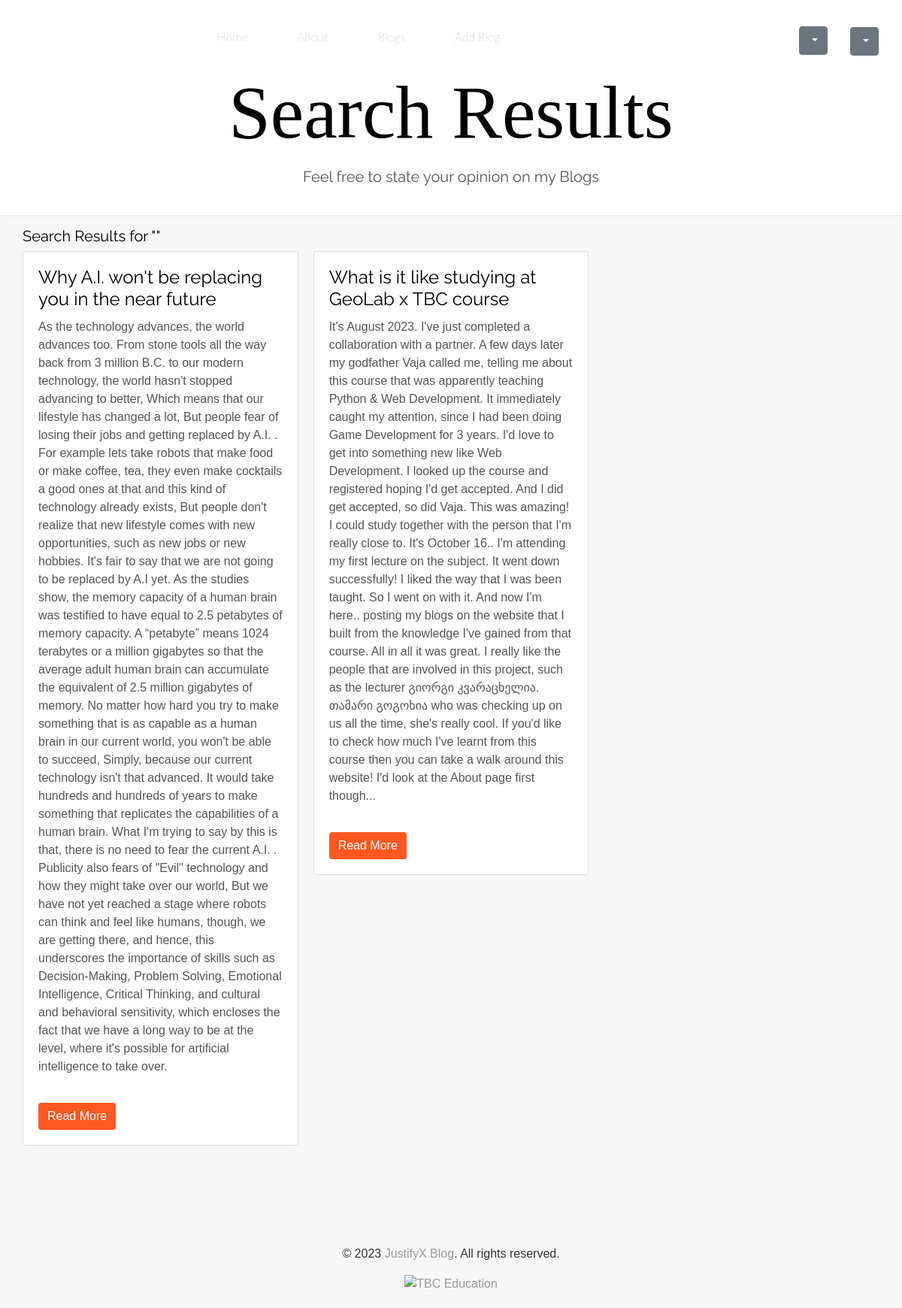
Screenshot of /search_results (signed in) with the database file from the repository.
### models.py (models this page shows, shortened)
class Blog(db.Model):
    __tablename__ = "blog"
    id = db.Column(db.Integer, primary_key=True)
    name = db.Column(db.String(255), nullable=False)
    description = db.Column(db.Text, nullable=True)
    content = db.Column(db.Text, nullable=False)
    post_date = db.Column(db.DateTime, nullable=False, default=db.func.current_timestamp())
    img = db.Column(db.String(255), nullable=False)

### routes.py (the view)
@app.route("/search_results", methods=['GET'])
def search_results():
    query = request.args.get('query', '')
    blogs = Blog.query.filter(Blog.name.ilike(f"%{query}%")).all()
    return render_template("search_results.html", query=query, blogs=blogs)

### routes.py (called while the page is built)
@app.context_processor
def inject_search_form():
    search_form = SearchForm()
    return dict(search_form=search_form)

@login_manager.user_loader
def load_user(user_id):
    return User.query.get(int(user_id))

### templates/search_results.html (shortened to what this page needs)
{% extends 'base.html' %}
{% block page_title %}Search Results{% endblock %}
{% block content %}
<div class="container mt-3">
    <h2>Search Results for "{{ query }}"</h2>
    {% if blogs %}
        <div class="card-columns">
            {% for blog in blogs %}
                <div class="card">
                    <div class="card-body">
                        <h5 class="card-title">{{ blog.name }}</h5>
                        <p class="card-text">{{ blog.content }}</p>
                        <a href="{{ url_for('blog_detail', blog_id=blog.id) }}" class="btn btn-primary">Read More</a>
                    </div>
                </div>
            {% endfor %}
        </div>
    {% else %}
        <p>No results found.</p>
    {% endif %}
</div>
{% endblock %}

### static/style.css (style rules this page uses)
body { font-family: Montserrat, sans-serif; margin: 0; padding: 0; background-color: #f7f7f7; color: #333; }
.container { max-width: 1200px; margin: 0 auto; }
.card-title { font-size: 24px; font-weight: bold; margin-bottom: 10px; }
.card-text { color: #555; font-size: 16px; }
.btn-primary { background-color: #ff5722; border: none; color: #fff; }
.btn { margin-top: 20px; }
h1, h2, h3, h4, h5, h6 { font-family: Raleway; font-weight: 400 !important; letter-spacing: 0; color: black; }
h2 { font-size: 20px }
h5 { font-size: 16px }
a { text-decoration: none; color: #999; -webkit-transition: color .2s linear; -moz-transition: color .2s linear; -ms-transition: color .2s linear; -o-transition: color .2s linear; transition: color .2s linear; }

### rows the page displays
Blog: name "Why A.I. won't be replacing you in the near future", content "As the technology advances, the world advances too. From stone tools all the way back from 3 million B.C. to our modern technology, the world hasn't stopped advancing to better, Which means that our lifestyle has changed a lot, But people fear of losing their jobs and getting replaced by A.I. . For example lets take robots that make food or make coffee, tea, they even make cocktails a good ones at that and this kind of technology already exists, But people don't realize that new lifestyle comes with new opportunities, such as new jobs or new hobbies. It's fair to say that we are not going to be replaced by A.I yet. As the studies show, the memory capacity of a human brain was testified to…"
Blog: name "What is it like studying at GeoLab x TBC course", content "It's August 2023. I've just completed a collaboration with a partner. A few days later my godfather Vaja called me, telling me about this course that was apparently teaching Python & Web Development. It immediately caught my attention, since I had been doing Game Development for 3 years. I'd love to get into something new like Web Development. I looked up the course and registered hoping I'd get accepted. And I did get accepted, so did Vaja. This was amazing! I could study together with the person that I'm really close to. It's October 16.. I'm attending my first lecture on the subject. It went down successfully! I liked the way that I was been taught. So I went on with it. And now I'm…"
